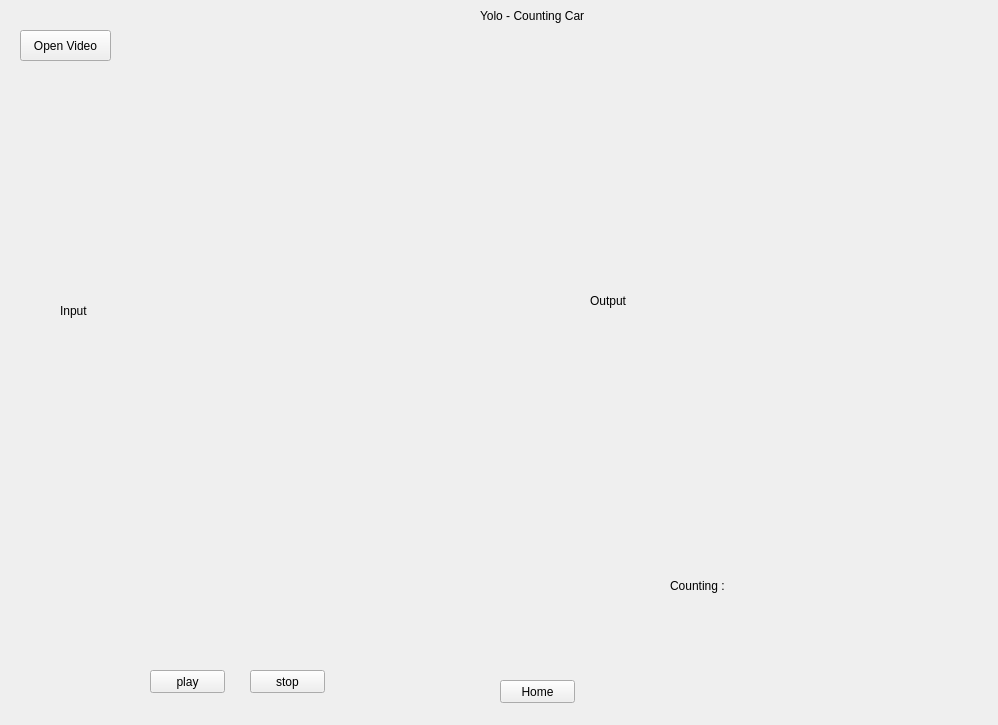
<?xml version="1.0" encoding="UTF-8"?>
<ui version="4.0">
 <class>Form</class>
 <widget class="QWidget" name="Form">
  <property name="geometry">
   <rect>
    <x>0</x>
    <y>0</y>
    <width>998</width>
    <height>725</height>
   </rect>
  </property>
  <property name="windowTitle">
   <string>Form</string>
  </property>
  <widget class="QLabel" name="label">
   <property name="geometry">
    <rect>
     <x>480</x>
     <y>0</y>
     <width>131</width>
     <height>31</height>
    </rect>
   </property>
   <property name="text">
    <string>Yolo - Counting Car</string>
   </property>
  </widget>
  <widget class="QPushButton" name="home">
   <property name="geometry">
    <rect>
     <x>500</x>
     <y>680</y>
     <width>75</width>
     <height>23</height>
    </rect>
   </property>
   <property name="text">
    <string>Home</string>
   </property>
  </widget>
  <widget class="QPushButton" name="openbtn">
   <property name="geometry">
    <rect>
     <x>20</x>
     <y>30</y>
     <width>91</width>
     <height>31</height>
    </rect>
   </property>
   <property name="text">
    <string>Open Video</string>
   </property>
  </widget>
  <widget class="QPushButton" name="stop">
   <property name="geometry">
    <rect>
     <x>250</x>
     <y>670</y>
     <width>75</width>
     <height>23</height>
    </rect>
   </property>
   <property name="text">
    <string>stop</string>
   </property>
  </widget>
  <widget class="QLabel" name="inputVideo">
   <property name="geometry">
    <rect>
     <x>60</x>
     <y>110</y>
     <width>371</width>
     <height>401</height>
    </rect>
   </property>
   <property name="text">
    <string>Input</string>
   </property>
  </widget>
  <widget class="QPushButton" name="play">
   <property name="geometry">
    <rect>
     <x>150</x>
     <y>670</y>
     <width>75</width>
     <height>23</height>
    </rect>
   </property>
   <property name="text">
    <string>play</string>
   </property>
  </widget>
  <widget class="QLabel" name="outputVideo">
   <property name="geometry">
    <rect>
     <x>590</x>
     <y>100</y>
     <width>371</width>
     <height>401</height>
    </rect>
   </property>
   <property name="text">
    <string>Output</string>
   </property>
  </widget>
  <widget class="QLabel" name="counting">
   <property name="geometry">
    <rect>
     <x>670</x>
     <y>560</y>
     <width>151</width>
     <height>51</height>
    </rect>
   </property>
   <property name="text">
    <string>Counting : </string>
   </property>
  </widget>
 </widget>
 <resources/>
 <connections/>
</ui>
